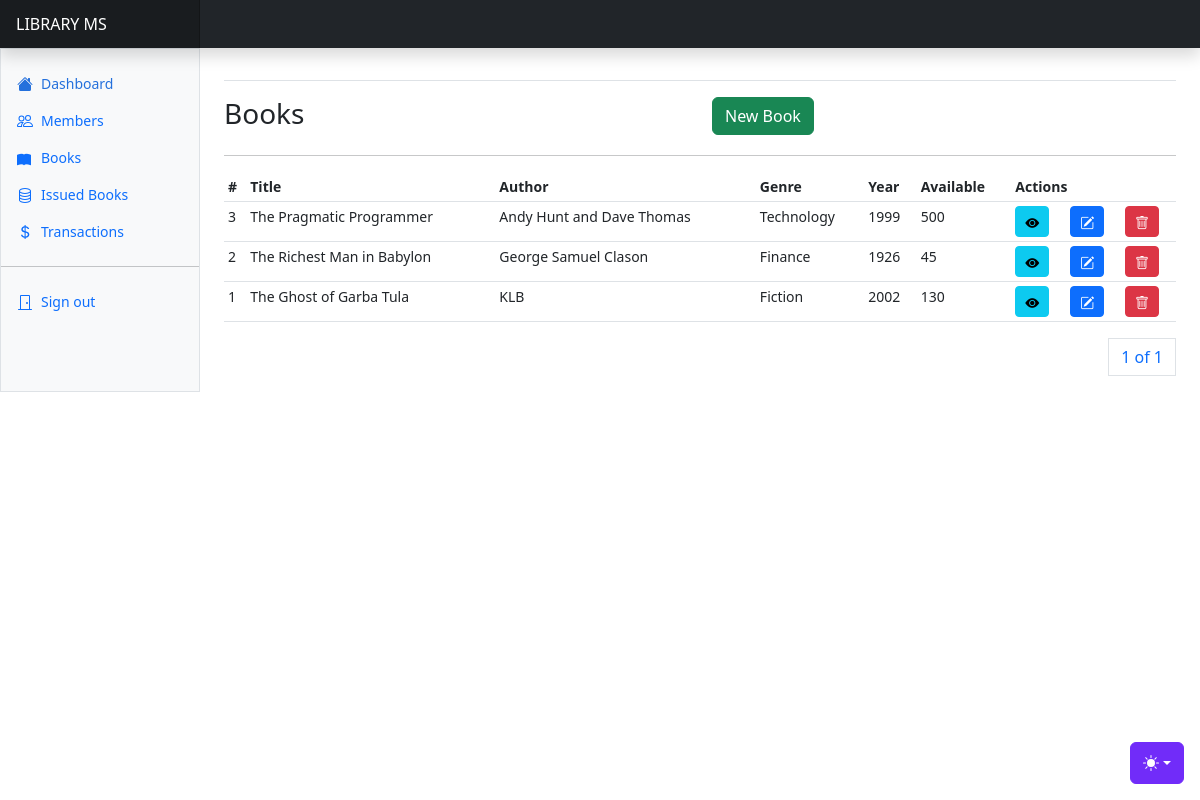
The app's page /library/books/ (signed in), older data.
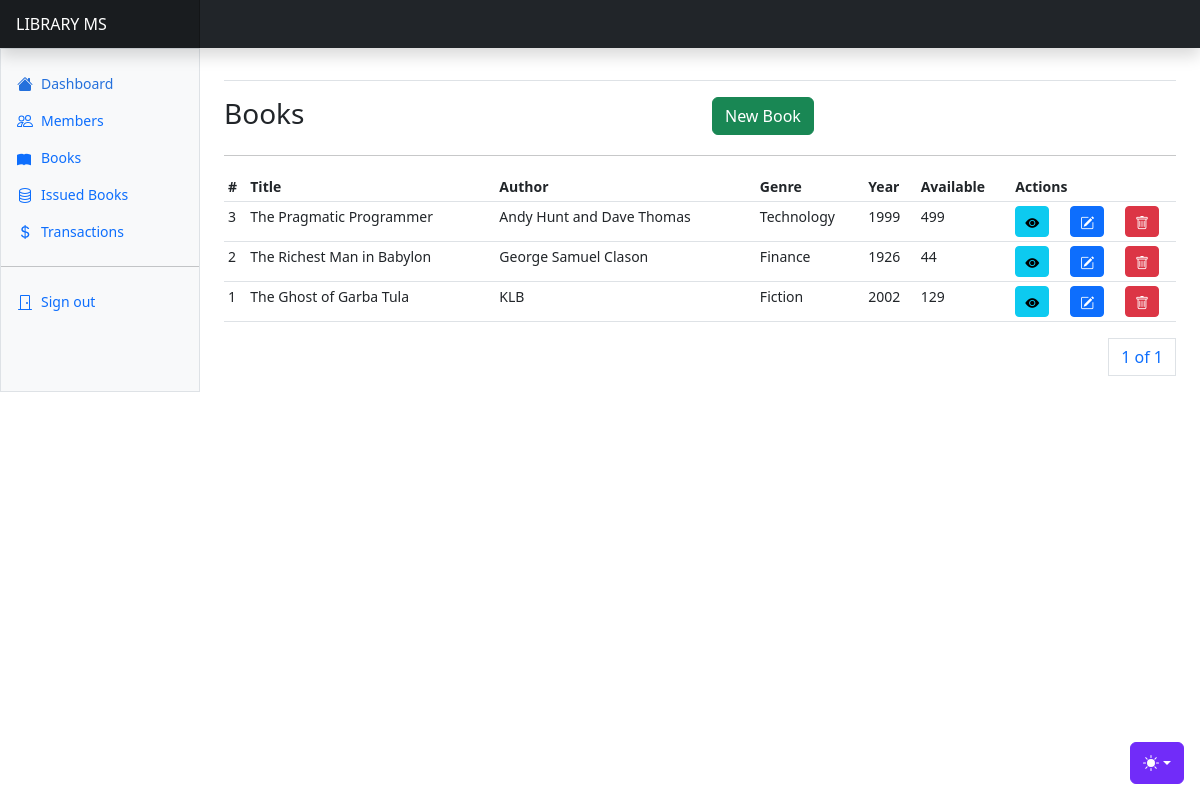
The same page, newer data.
### apps/library/models.py (models this page shows, shortened)
class Book(AbstractBaseModel):
    title = models.CharField(max_length=255)
    author = models.CharField(max_length=255)
    year_published = models.CharField(max_length=255)
    genre = models.CharField(max_length=255, choices=BOOK_GENRES)
    price = models.DecimalField(max_digits=100, decimal_places=2)
    rental_fee = models.DecimalField(max_digits=20, decimal_places=2)
    quantity = models.IntegerField(default=0)
    rented_out = models.IntegerField(default=0)
    available = models.BooleanField(default=True)
    @property
    def available_books(self):
        return self.quantity - self.rented_out

### apps/library/views.py (the view)
# urls.py: path("books/", books, name="books"),
@login_required(login_url="/users/login/")
def books(request):
    books = Book.objects.all().order_by("-created")
    paginator = Paginator(books, 10)
    page_number = request.GET.get("page")
    page_obj = paginator.get_page(page_number)
    context = {
        "page_obj": page_obj
    }
    return render(request, "books/books.html", context)

### templates/books/books.html (shortened to what this page needs)
{% extends "base.html" %}
{% block content %}
<div class="row">
    <div class="col">
        <h3>Books</h3>
    </div>
    <div class="col">
        <a class="btn btn-success" data-bs-toggle="modal" data-bs-target="#newBookModal">New Book</a>
    </div>
</div>
<hr/>
      <div class="table-responsive small">
        <table class="table table-sm">
          <thead>
            <tr>
              <th scope="col">#</th>
              <th scope="col">Title</th>
              <th scope="col">Author</th>
              <th scope="col">Genre</th>
              <th scope="col">Year</th>
              <th scope="col">Available</th>
              <th scope="col" colspan="3">Actions</th>
            </tr>
          </thead>
          <tbody>
            {% for book in page_obj %}
            <tr>
              <td>{{book.id}}</td>
              <td>{{book.title}}</td>
              <td>{{book.author}}</td>
              <td>{{book.genre}}</td>
              <td>{{book.year_published}}</td>
              <td>{{book.available_books}}</td>
              <td>
                <a href="#" class="btn btn-info btn-sm"><i class="bi bi-eye-fill"></i></a>
              </td>
              <td><a class="btn btn-primary btn-sm" data-bs-toggle="modal" data-bs-target="#editBookModal{{ book.id }}">
                <i class="bi bi-pencil-square"></i>
              </a></td>
              <td><a class="btn btn-danger btn-sm" data-bs-toggle="modal" data-bs-target="#deleteBookModal{{ book.id }}">
                <i class="bi bi-trash"></i>
              </a></td>
            </tr>
            {% endfor %}
          </tbody>
        </table>
        <div>
          <nav aria-label="Page navigation example">
            <ul class="pagination justify-content-end">
              <a class="page-link" href="#">{{ page_obj.number }} of {{ page_obj.paginator.num_pages }}</a>
            </ul>
          </nav>
        </div>
      </div>
{% endblock content %}

### templates/base.html (shortened to what this page needs)
{% load static %}
<!doctype html>
<html lang="en" data-bs-theme="auto">
  <head><script src="{% static 'assets/js/color-modes.js' %}"></script>
    <link rel="stylesheet" href="https://cdn.jsdelivr.net/npm/@docsearch/css@3">
<link href="{%  static 'assets/dist/css/bootstrap.min.css' %}" rel="stylesheet">
    <link href="https://cdn.jsdelivr.net/npm/bootstrap-icons@1.10.3/font/bootstrap-icons.css" rel="stylesheet">
    <link href="{% static 'dashboard.css' %}" rel="stylesheet">
  </head>
  <body>
    <div class="dropdown position-fixed bottom-0 end-0 mb-3 me-3 bd-mode-toggle">
      <button class="btn btn-bd-primary py-2 dropdown-toggle d-flex align-items-center"
              id="bd-theme"
              type="button"
              aria-expanded="false"
              data-bs-toggle="dropdown"
              aria-label="Toggle theme (auto)">
        <svg class="bi my-1 theme-icon-active" width="1em" height="1em"><use href="#circle-half"></use></svg>
      </button>
    </div>
<header class="navbar sticky-top bg-dark flex-md-nowrap p-0 shadow" data-bs-theme="dark">
  <a class="navbar-brand col-md-3 col-lg-2 me-0 px-3 fs-6 text-white" href="{% url 'home' %}">LIBRARY MS</a>
</header>
<div class="container-fluid">
  <div class="row">
    {% include "includes/sidebar.html" %}
    <main class="col-md-9 ms-sm-auto col-lg-10 px-md-4">
      <div class="d-flex justify-content-between flex-wrap flex-md-nowrap align-items-center pt-3 pb-2 mb-3 border-bottom">
      </div>
      {% block content %}
      {% endblock content %}
  </main>
  </div>
</div>
    <script src="{% static 'dashboard.js' %}"></script></body>
</html>

### templates/includes/sidebar.html (shortened to what this page needs)
<div class="sidebar border border-right col-md-3 col-lg-2 p-0 bg-body-tertiary">
    <div class="offcanvas-md offcanvas-end bg-body-tertiary" tabindex="-1" id="sidebarMenu" aria-labelledby="sidebarMenuLabel">
      <div class="offcanvas-body d-md-flex flex-column p-0 pt-lg-3 overflow-y-auto">
        <ul class="nav flex-column">
          <li class="nav-item">
            <a class="nav-link d-flex align-items-center gap-2 active" aria-current="page" href="{% url 'home' %}">
              <svg class="bi"><use xlink:href="#house-fill"/></svg>
              Dashboard
            </a>
          </li>
          <li class="nav-item">
            <a class="nav-link d-flex align-items-center gap-2" href="{% url 'members' %}">
              <svg class="bi"><use xlink:href="#people"/></svg>
              Members
            </a>
          </li>
          <li class="nav-item">
            <a class="nav-link d-flex align-items-center gap-2" href="{% url 'books' %}">
              <i class="bi bi-book-fill"></i>
              Books
            </a>
          </li>
          <li class="nav-item">
            <a class="nav-link d-flex align-items-center gap-2" href="{% url 'issued-books' %}">
              Issued Books
            </a>
          </li>
          <li class="nav-item">
            <a class="nav-link d-flex align-items-center gap-2" href="{% url 'payments' %}">
              Transactions
            </a>
          </li>
        </ul>
        <hr class="my-3">
        <ul class="nav flex-column mb-auto">
          <li class="nav-item">
            <a class="nav-link d-flex align-items-center gap-2" href="{% url 'logout' %}">
              <svg class="bi"><use xlink:href="#door-closed"/></svg>
              Sign out
            </a>
          </li>
        </ul>
      </div>
    </div>
  </div>

### static/dashboard.css (style rules this page uses)
.bi { display: inline-block; width: 1rem; height: 1rem; }
.sidebar .nav-link { font-size: .875rem; font-weight: 500; }
.sidebar .nav-link.active { color: #2470dc; }
.navbar-brand { padding-top: .75rem; padding-bottom: .75rem; background-color: rgba(0, 0, 0, .25); box-shadow: inset -1px 0 0 rgba(0, 0, 0, .25); }

### templates/base.html (style rules this page uses)
.bi { vertical-align: -.125em; fill: currentColor; }
.btn-bd-primary { --bd-violet-bg: #712cf9; --bd-violet-rgb: 112.520718, 44.062154, 249.437846; --bs-btn-font-weight: 600; --bs-btn-color: var(--bs-white); --bs-btn-bg: var(--bd-violet-bg); --bs-btn-border-color: var(--bd-violet-bg); --bs-btn-hover-color: var(--bs-white); --bs-btn-hover-bg: #6528e0; --bs-btn-hover-border-color: #6528e0; --bs-btn-focus-shadow-rgb: var(--bd-violet-rgb); --bs-btn-active-color: var(--bs-btn-hover-color); --bs-btn-active-bg: #5a23c8; --bs-btn-active-border-color: #5a23c8; }
.bd-mode-toggle { z-index: 1500; }

Row changes from the older to the newer data that the page shows:
changed Book "The Pragmatic Programmer": available_books "500" → "499"
changed Book "The Richest Man in Babylon": available_books "45" → "44"
changed Book "The Ghost of Garba Tula": available_books "130" → "129"
